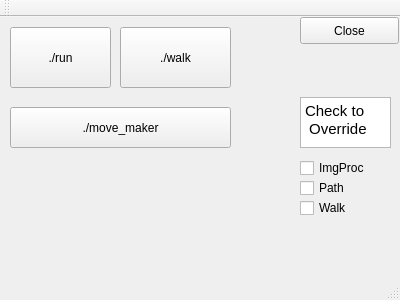
<?xml version="1.0" encoding="UTF-8"?>
<ui version="4.0">
 <class>MainWindow</class>
 <widget class="QMainWindow" name="MainWindow">
  <property name="geometry">
   <rect>
    <x>0</x>
    <y>0</y>
    <width>400</width>
    <height>300</height>
   </rect>
  </property>
  <property name="windowTitle">
   <string>MainWindow</string>
  </property>
  <widget class="QWidget" name="centralWidget">
   <widget class="QPushButton" name="close_pushButton">
    <property name="geometry">
     <rect>
      <x>300</x>
      <y>0</y>
      <width>99</width>
      <height>27</height>
     </rect>
    </property>
    <property name="text">
     <string>Close</string>
    </property>
   </widget>
   <widget class="QPushButton" name="pushButton_2">
    <property name="geometry">
     <rect>
      <x>10</x>
      <y>10</y>
      <width>101</width>
      <height>61</height>
     </rect>
    </property>
    <property name="text">
     <string>./run</string>
    </property>
   </widget>
   <widget class="QCheckBox" name="walk_check">
    <property name="geometry">
     <rect>
      <x>300</x>
      <y>180</y>
      <width>97</width>
      <height>22</height>
     </rect>
    </property>
    <property name="text">
     <string>Walk</string>
    </property>
   </widget>
   <widget class="QCheckBox" name="path_check">
    <property name="geometry">
     <rect>
      <x>300</x>
      <y>160</y>
      <width>97</width>
      <height>22</height>
     </rect>
    </property>
    <property name="text">
     <string>Path</string>
    </property>
   </widget>
   <widget class="QTextBrowser" name="textBrowser">
    <property name="geometry">
     <rect>
      <x>300</x>
      <y>80</y>
      <width>91</width>
      <height>51</height>
     </rect>
    </property>
    <property name="html">
     <string>&lt;!DOCTYPE HTML PUBLIC &quot;-//W3C//DTD HTML 4.0//EN&quot; &quot;http://www.w3.org/TR/REC-html40/strict.dtd&quot;&gt;
&lt;html&gt;&lt;head&gt;&lt;meta name=&quot;qrichtext&quot; content=&quot;1&quot; /&gt;&lt;style type=&quot;text/css&quot;&gt;
p, li { white-space: pre-wrap; }
&lt;/style&gt;&lt;/head&gt;&lt;body style=&quot; font-family:'Ubuntu'; font-size:11pt; font-weight:400; font-style:normal;&quot;&gt;
&lt;p style=&quot; margin-top:0px; margin-bottom:0px; margin-left:0px; margin-right:0px; -qt-block-indent:0; text-indent:0px;&quot;&gt;Check to&lt;/p&gt;
&lt;p style=&quot; margin-top:0px; margin-bottom:0px; margin-left:0px; margin-right:0px; -qt-block-indent:0; text-indent:0px;&quot;&gt; Override&lt;/p&gt;&lt;/body&gt;&lt;/html&gt;</string>
    </property>
   </widget>
   <widget class="QCheckBox" name="ip_check">
    <property name="geometry">
     <rect>
      <x>300</x>
      <y>140</y>
      <width>97</width>
      <height>22</height>
     </rect>
    </property>
    <property name="text">
     <string>ImgProc</string>
    </property>
   </widget>
   <widget class="QPushButton" name="pushButton">
    <property name="geometry">
     <rect>
      <x>120</x>
      <y>10</y>
      <width>111</width>
      <height>61</height>
     </rect>
    </property>
    <property name="text">
     <string>./walk</string>
    </property>
   </widget>
   <widget class="QPushButton" name="pushButton_3">
    <property name="geometry">
     <rect>
      <x>10</x>
      <y>90</y>
      <width>221</width>
      <height>41</height>
     </rect>
    </property>
    <property name="text">
     <string>./move_maker</string>
    </property>
   </widget>
  </widget>
  <widget class="QMenuBar" name="menuBar">
   <property name="geometry">
    <rect>
     <x>0</x>
     <y>0</y>
     <width>400</width>
     <height>25</height>
    </rect>
   </property>
  </widget>
  <widget class="QToolBar" name="mainToolBar">
   <attribute name="toolBarArea">
    <enum>TopToolBarArea</enum>
   </attribute>
   <attribute name="toolBarBreak">
    <bool>false</bool>
   </attribute>
  </widget>
  <widget class="QStatusBar" name="statusBar"/>
 </widget>
 <layoutdefault spacing="6" margin="11"/>
 <resources/>
 <connections>
  <connection>
   <sender>close_pushButton</sender>
   <signal>clicked()</signal>
   <receiver>MainWindow</receiver>
   <slot>close()</slot>
   <hints>
    <hint type="sourcelabel">
     <x>349</x>
     <y>54</y>
    </hint>
    <hint type="destinationlabel">
     <x>249</x>
     <y>51</y>
    </hint>
   </hints>
  </connection>
 </connections>
</ui>
